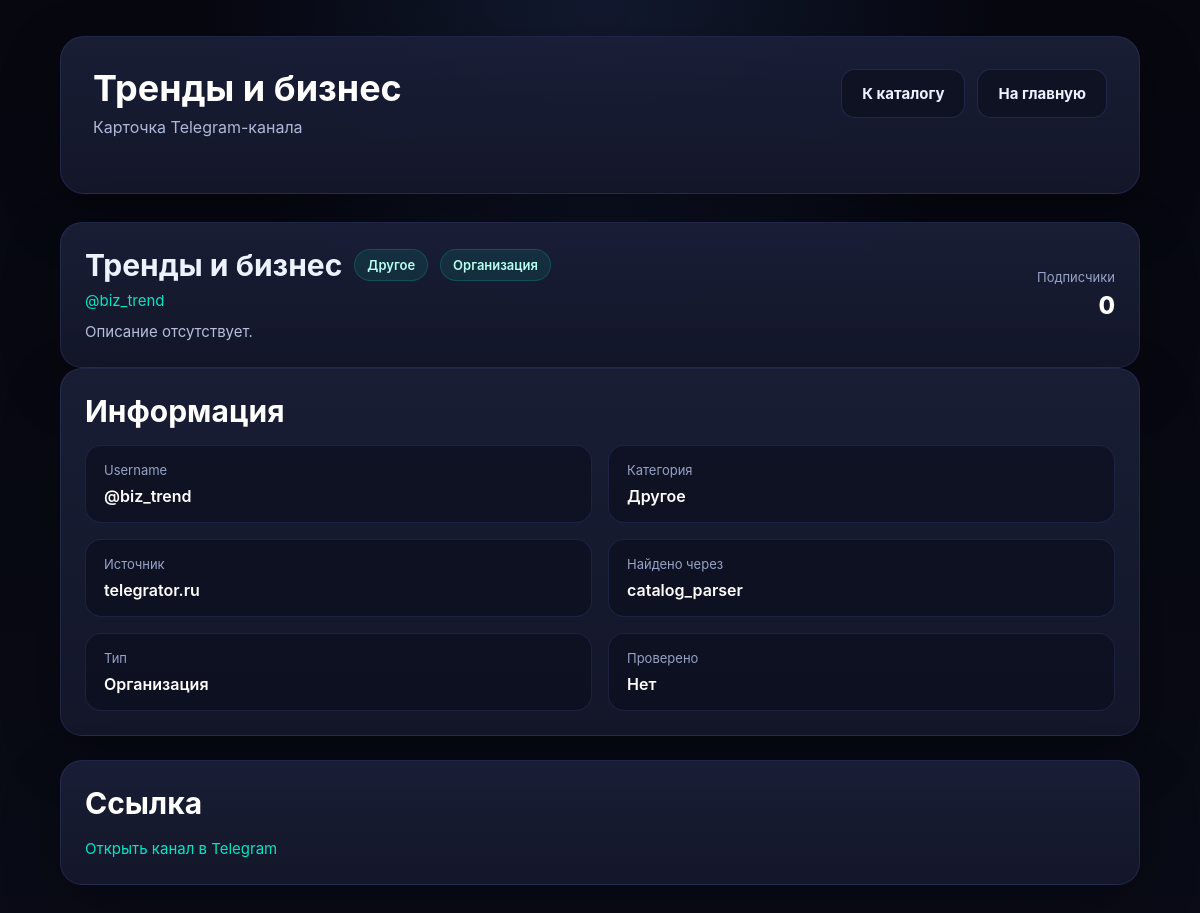
/channel/biz_trend, run on the app's committed database.
### tables this page shows
CREATE TABLE channels (
            id INTEGER PRIMARY KEY AUTOINCREMENT,
            tg_id INTEGER UNIQUE,
            username TEXT,
            title TEXT NOT NULL,
            description TEXT DEFAULT '',
            subscribers INTEGER DEFAULT 0,
            category TEXT DEFAULT 'Другое',
            avatar_url TEXT DEFAULT '',
            is_verified INTEGER DEFAULT 0,
            is_organization INTEGER DEFAULT 0,
            source TEXT DEFAULT 'crawler',
            found_via TEXT DEFAULT '',
            created_at TEXT DEFAULT (datetime('now')),
            updated_at TEXT DEFAULT (datetime('now'))
        , reviewed INTEGER DEFAULT 0);

### web/app.py (the view)
@app.route("/channel/<username>")
def channel_page(username: str):
    channel = get_channel_by_username(username)
    if not channel:
        abort(404)
    return render_template("channel.html", channel=channel)

### database.py (called while the page is built)
def ensure_db_dir() -> None:
    DB_PATH.parent.mkdir(parents=True, exist_ok=True)

def get_db() -> sqlite3.Connection:
    ensure_db_dir()
    conn = sqlite3.connect(DB_PATH)
    conn.row_factory = sqlite3.Row
    return conn

def normalize_username(username: str) -> str:
    username = (username or "").strip()
    username = username.removeprefix("https://t.me/")
    username = username.removeprefix("http://t.me/")
    username = username.removeprefix("@")
    return username.strip("/ ").lower()

def get_channel_by_username(username: str) -> Optional[Dict[str, Any]]:
    username = normalize_username(username)
    conn = get_db()
    try:
        row = conn.execute(
            "SELECT * FROM channels WHERE username = ?",
            (username,),
        ).fetchone()
        return dict(row) if row else None
    finally:
        conn.close()

### web/templates/channel.html (shortened to what this page needs)
<!doctype html>
<html lang="ru">
<head>
    <link rel="stylesheet" href="{{ url_for('static', filename='style.css') }}">
</head>
<body>
    <div class="page-shell">
        <div class="container">
            <header class="hero hero-compact">
                <div class="hero-top">
                    <div>
                        <h1>{{ channel.title or channel.username }}</h1>
                        <p>Карточка Telegram-канала</p>
                    </div>
                    <div class="hero-actions">
                        <a class="btn btn-secondary" href="{{ url_for('catalog') }}">К каталогу</a>
                        <a class="btn btn-secondary" href="{{ url_for('index') }}">На главную</a>
                    </div>
                </div>
            </header>
            <section class="channel-card">
                <div class="channel-card-main">
                    <div class="channel-title-row">
                        <h3>{{ channel.title or channel.username }}</h3>
                        {% if channel.category %}
                            <span class="channel-category">{{ channel.category }}</span>
                        {% endif %}
                        {% if channel.is_organization %}
                            <span class="channel-category">Организация</span>
                        {% endif %}
                    </div>
                    <div class="channel-username">
                        <a href="https://t.me/{{ channel.username }}" target="_blank" rel="noopener noreferrer">
                            @{{ channel.username }}
                        </a>
                    </div>
                    {% if channel.description %}
                        <p class="channel-description">{{ channel.description }}</p>
                    {% else %}
                        <p class="channel-description">Описание отсутствует.</p>
                    {% endif %}
                </div>
                <div class="channel-card-side">
                    <div class="channel-stat-label">Подписчики</div>
                    <div class="channel-stat-value">{{ channel.subscribers or 0 }}</div>
                </div>
            </section>
            <section class="card">
                <div class="section-title-row">
                    <h2>Информация</h2>
                </div>
                <div class="details-grid">
                    <div class="detail-item">
                        <div class="detail-label">Username</div>
                        <div class="detail-value">@{{ channel.username }}</div>
                    </div>
                    <div class="detail-item">
                        <div class="detail-label">Категория</div>
                        <div class="detail-value">{{ channel.category or 'Без категории' }}</div>
                    </div>
                    <div class="detail-item">
                        <div class="detail-label">Источник</div>
                        <div class="detail-value">{{ channel.source or 'Не указан' }}</div>
                    </div>
                    <div class="detail-item">
                        <div class="detail-label">Найдено через</div>
                        <div class="detail-value">{{ channel.found_via or 'Не указано' }}</div>
                    </div>
                    <div class="detail-item">
                        <div class="detail-label">Тип</div>
                        <div class="detail-value">
                            {% if channel.is_organization %}
                                Организация
                            {% else %}
                                Канал
                            {% endif %}
                        </div>
                    </div>
                    <div class="detail-item">
                        <div class="detail-label">Проверено</div>
                        <div class="detail-value">
                            {% if channel.reviewed %}
                                Да
                            {% else %}
                                Нет
                            {% endif %}
                        </div>
                    </div>
                </div>
            </section>
            <section class="card">
                <div class="section-title-row">
                    <h2>Ссылка</h2>
                </div>
                <p class="channel-description">
                    <a href="https://t.me/{{ channel.username }}" target="_blank" rel="noopener noreferrer">
                        Открыть канал в Telegram
                    </a>
                </p>
            </section>
        </div>
    </div>
</body>
</html>

### web/static/style.css (style rules this page uses)
* { box-sizing: border-box; }
html, body { margin: 0; padding: 0; min-height: 100%; font-family: Inter, "Segoe UI", Arial, sans-serif; background: radial-gradient(circle at top, rgba(28, 41, 74, 0.55), transparent 35%), linear-gradient(180deg, #06070f 0%, #090b16 100%); color: #eef2ff; }
body { min-height: 100vh; }
a { color: #00e7c3; text-decoration: none; }
.page-shell { min-height: 100vh; padding: 36px 20px 60px; }
.container { width: 100%; max-width: 1080px; margin: 0 auto; }
.hero { background: linear-gradient(180deg, rgba(26, 31, 56, 0.94), rgba(20, 23, 42, 0.98)); border: 1px solid rgba(114, 130, 255, 0.14); border-radius: 24px; padding: 32px; box-shadow: 0 20px 60px rgba(0, 0, 0, 0.28); margin-bottom: 28px; }
.hero h1 { margin: 0 0 8px; font-size: 42px; line-height: 1.1; color: #ffffff; }
.hero p { margin: 0; color: #aeb8d8; font-size: 16px; }
.hero-compact h1 { font-size: 36px; }
.hero-top { display: flex; justify-content: space-between; align-items: flex-start; gap: 20px; margin-bottom: 24px; }
.hero-actions { display: flex; gap: 12px; align-items: center; }
.btn { display: inline-flex; align-items: center; justify-content: center; border: none; border-radius: 14px; padding: 14px 20px; font-size: 15px; font-weight: 700; cursor: pointer; color: #071018; background: linear-gradient(135deg, #00e7c3, #00c7ff); box-shadow: 0 10px 24px rgba(0, 199, 255, 0.15); transition: transform 0.12s ease, opacity 0.12s ease; }
.btn-secondary { background: rgba(14, 18, 34, 0.88); color: #eef2ff; border: 1px solid rgba(118, 135, 255, 0.18); box-shadow: none; }
.stat-card, .card, .empty-card, .channel-card { background: linear-gradient(180deg, rgba(26, 31, 56, 0.94), rgba(20, 23, 42, 0.98)); border: 1px solid rgba(114, 130, 255, 0.14); border-radius: 22px; box-shadow: 0 20px 60px rgba(0, 0, 0, 0.24); }
.card { padding: 24px; margin-bottom: 24px; }
.section-title-row { display: flex; justify-content: space-between; align-items: center; gap: 14px; margin-bottom: 16px; }
.section-title-row h2, .card h2 { margin: 0; font-size: 30px; color: #ffffff; }
.channel-card { display: flex; justify-content: space-between; gap: 18px; padding: 24px; }
.channel-card-main { flex: 1; min-width: 0; }
.channel-card-side { min-width: 140px; text-align: right; display: flex; flex-direction: column; justify-content: center; }
.channel-title-row { display: flex; flex-wrap: wrap; align-items: center; gap: 12px; margin-bottom: 8px; }
.channel-title-row h3, .channel-card h3 { margin: 0; font-size: 30px; line-height: 1.2; }
.channel-username { margin-bottom: 10px; color: #00e7c3; font-size: 15px; }
.channel-username a { color: #00e7c3; }
.channel-category { display: inline-flex; align-items: center; padding: 7px 12px; border-radius: 999px; background: rgba(8, 210, 180, 0.1); border: 1px solid rgba(0, 231, 195, 0.18); color: #b8fff3; font-size: 13px; font-weight: 600; }
.channel-description { margin: 0; color: #b5bfdc; line-height: 1.55; font-size: 15px; max-width: 860px; }
.channel-stat-label { color: #97a3c6; font-size: 13px; margin-bottom: 6px; }
.channel-stat-value { color: #ffffff; font-size: 24px; font-weight: 800; }
.details-grid { display: grid; grid-template-columns: repeat(2, minmax(0, 1fr)); gap: 16px; }
.detail-item { background: rgba(9, 13, 27, 0.58); border: 1px solid rgba(118, 135, 255, 0.14); border-radius: 16px; padding: 16px 18px; }
.detail-label { color: #97a3c6; font-size: 13px; margin-bottom: 8px; }
.detail-value { color: #ffffff; font-size: 16px; font-weight: 600; word-break: break-word; }

### data on the page
channels: title "Тренды и бизнес", category "Другое", username "biz_trend", subscribers "0", source "telegrator.ru", found_via "catalog_parser"
